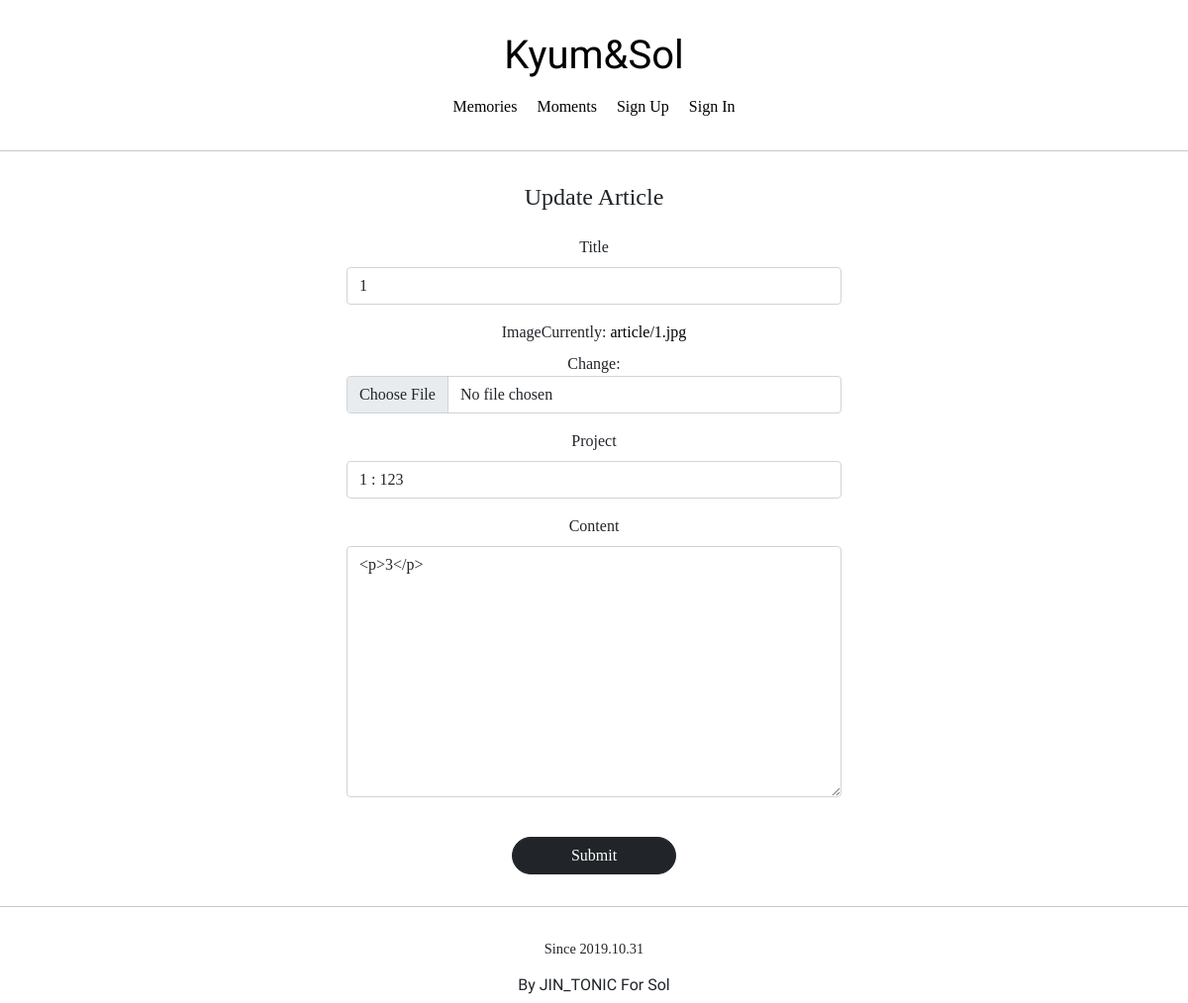
Screenshot of /articles/update/17 with the database file from the repository.
### projectapp/models.py (models this page shows)
class Project(models.Model):
    image = models.ImageField(upload_to='project/', null=False)
    title = models.CharField(max_length=20, null=False)
    description = models.CharField(max_length=200, null=True)
    created_at = models.DateTimeField(auto_now=True)
    def __str__(self):
        return f'{self.pk} : {self.title}'

### articleapp/models.py (models this page shows)
class Article(models.Model):
    writer = models.ForeignKey(User, on_delete=models.SET_NULL, related_name='article', null=True)
    project = models.ForeignKey(Project, on_delete=models.SET_NULL, related_name='article', null=True)
    title = models.CharField(max_length=200, null=True)
    image = models.ImageField(upload_to='article/', null=False)
    content = models.TextField(null=True)
    created_at = models.DateField(auto_created=True, null=True)

### articleapp/views.py (the view, shortened to what this page needs)
# urls.py: path('update/<int:pk>', ArticleUpdateView.as_view(), name='update'),
class ArticleUpdateView(UpdateView):
    model = Article
    context_object_name = 'target_article'
    form_class = ArticleCreationForm
    template_name = 'articleapp/update.html'

### articleapp/forms.py
class ArticleCreationForm(ModelForm):
    content = forms.CharField(widget=forms.Textarea(attrs={'class': 'editable text-left',
                                                           'style': 'height: auto'}))
    project = forms.ModelChoiceField(queryset=Project.objects.all(), required=False)
    class Meta:
        model = Article
        fields = ['title', 'image', 'project', 'content']

### articleapp/templates/articleapp/update.html (shortened to what this page needs)
{% extends 'base.html' %}
{% load bootstrap4 %}
{% block content %}
<link rel="stylesheet" href="//cdn.jsdelivr.net/npm/medium-editor@5.23.2/dist/css/medium-editor.min.css" type="text/css" media="screen" charset="utf-8">
    <div style="text-align: center; max-width:500px; margin: 2rem auto">
        <div class="mb-4">
            <h4>Update Article</h4>
        </div>
        <form action="{% url 'articleapp:update' pk=target_article.pk %}" method="post" enctype="multipart/form-data">
            {% bootstrap_form form %}
            <input type="submit" class="btn btn-dark rounded-pill col-4 mt-4">
        </form>
    </div>
{% endblock %}

### static/base.css (style rules this page uses)
a { color: black; text-decoration: none; }

### rows the page displays
Project: title "1"
Article: project "1 : 123", content "<p>3</p>"
